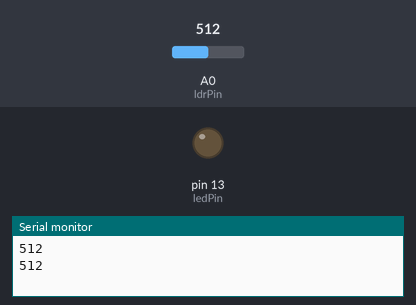
A sketch run on a simulated Arduino Uno, built with avr-gcc and run on an emulated ATmega328P. Parts: output pins drawn as LEDs (lit = HIGH), the last lines printed to the serial monitor. Inputs (shaded band) come from the test bench; at power-on: A0 (ldrPin) = 512.

Above: at 1.8 s.
1.9 s: A0 (ldrPin) set to 12
3.4 s: A0 (ldrPin) set to 9
At 4.6 s:
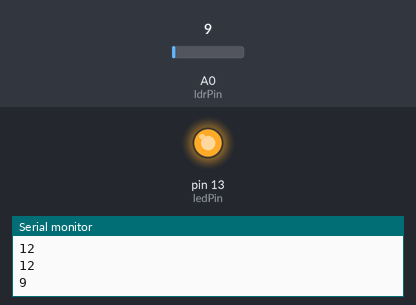
5.5 s: A0 (ldrPin) set to 122
At 7.2 s:
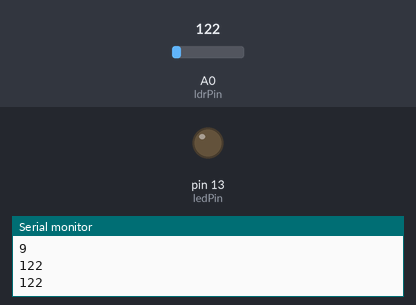
7.5 s: A0 (ldrPin) set to 0
At 8.9 s:
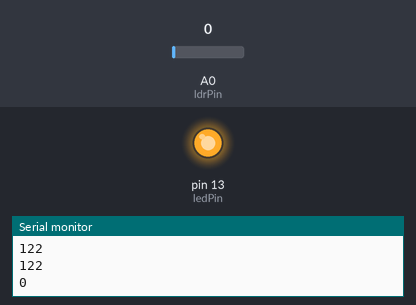
Timing chart, 0 to 10.5 s (numbered marks = the images above; inputs shaded):
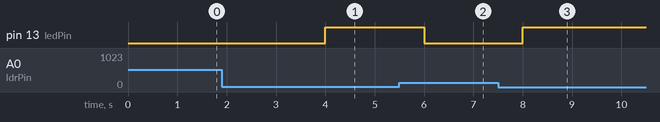

Measured:
- the behaviour switches between 11 and 10 on A0 (ldrPin) (found by bisection; images 0 and 1)
- after the input at 3.4 s, pin 13 (ledPin): LOW → HIGH after 0.60 s
- after the input at 5.5 s, pin 13 (ledPin): HIGH → LOW after 0.50 s
- after the input at 7.5 s, pin 13 (ledPin): LOW → HIGH after 0.50 s

The sketch:

ESDW-LDR.ino
```cpp
// LDR Circuit

int ledPin=13;
int ldrPin=A0;

void setup()
{
  Serial.begin(9600);
  pinMode(ledPin,OUTPUT);
  pinMode(ldrPin,INPUT);
}

void loop()
{
  int ldrStatus = analogRead(ldrPin);
  if(ldrStatus <=10)
  {
    digitalWrite(ledPin,HIGH);
    Serial.println(ldrStatus);
    delay(1000);
  }
  else
  {
    digitalWrite(ledPin,LOW);
    Serial.println(ldrStatus);
    delay(1000);
  }
}
```
